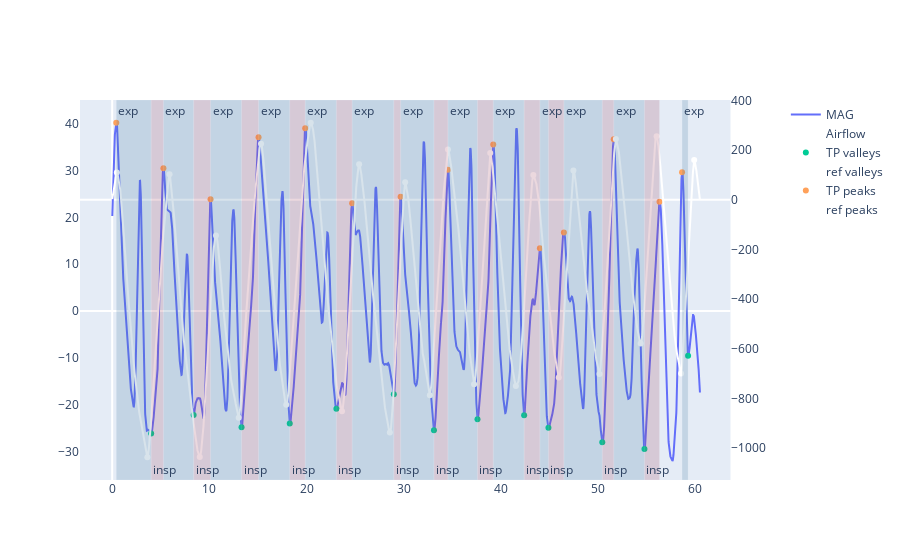

The cell this chart's notebook holds for it:
### Code cell
plot_resp_param(data, overview, id="1BST", activity="UAL", sensor="MAG")

### Figure 1 — Plotly figure (JSON) as saved in the notebook; plotly's stock layout.template omitted (floating-point values rounded to 4 significant figures; data arrays with more than 128 entries replaced by an {"elided": "..."} marker saying what was removed)
{"data": [{"name": "MAG", "type": "scatter", "x": {"elided": "6048 float values"}, "y": {"elided": "6048 float values"}}, {"line": {"color": "white"}, "name": "Airflow", "type": "scatter", "x": {"elided": "6048 float values"}, "xaxis": "x", "y": {"elided": "6048 float values"}, "yaxis": "y2"}, {"mode": "markers", "name": "TP valleys", "type": "scatter", "x": [4.01, 8.38, 13.31, 18.27, 23.07, 28.98, 33.11, 37.59, 42.39, 44.89, 50.43, 54.77, 59.26], "y": [-26.18, -22.23, -24.86, -24.06, -20.89, -17.81, -25.5, -23.11, -22.27, -24.96, -28.02, -29.49, -9.572]}, {"marker": {"color": "white"}, "mode": "markers", "name": "ref valleys", "type": "scatter", "x": [3.62, 9.01, 13.02, 17.91, 23.65, 28.57, 32.69, 37.24, 41.54, 45.95, 50.14, 54.38, 58.54], "xaxis": "x", "y": [-1038.0, -1036.0, -878.2, -825.9, -852.7, -937.6, -787.4, -743.5, -750.2, -716.2, -702.1, -579.4, -700.2], "yaxis": "y2"}, {"mode": "markers", "name": "TP peaks", "type": "scatter", "x": [0.42, 5.27, 10.12, 15.06, 19.86, 24.69, 29.68, 34.55, 39.21, 44.01, 46.48, 51.61, 56.32, 58.64], "y": [40.22, 30.5, 23.9, 37.13, 39.04, 23.02, 24.41, 30.2, 35.58, 13.42, 16.77, 36.71, 23.31, 29.63]}, {"marker": {"color": "white"}, "mode": "markers", "name": "ref peaks", "type": "scatter", "x": [0.48, 5.9, 10.68, 15.32, 20.43, 25.41, 30.15, 34.55, 38.9, 43.34, 47.46, 51.83, 56.02, 59.89], "xaxis": "x", "y": [110.4, 103.1, -143.8, 226.2, 310.8, 143.8, 71.17, 202.9, 189.0, 100.3, 118.1, 245.0, 256.1, 160.2], "yaxis": "y2"}, {"mode": "markers", "name": "FN valleys", "type": "scatter", "x": [], "y": []}, {"mode": "markers", "name": "FN peaks", "type": "scatter", "x": [], "y": []}], "layout": {"annotations": [{"showarrow": false, "text": "exp", "x": 0.42, "xanchor": "left", "xref": "x", "y": 1, "yanchor": "top", "yref": "y domain"}, {"showarrow": false, "text": "exp", "x": 5.27, "xanchor": "left", "xref": "x", "y": 1, "yanchor": "top", "yref": "y domain"}, {"showarrow": false, "text": "exp", "x": 10.12, "xanchor": "left", "xref": "x", "y": 1, "yanchor": "top", "yref": "y domain"}, {"showarrow": false, "text": "exp", "x": 15.06, "xanchor": "left", "xref": "x", "y": 1, "yanchor": "top", "yref": "y domain"}, {"showarrow": false, "text": "exp", "x": 19.86, "xanchor": "left", "xref": "x", "y": 1, "yanchor": "top", "yref": "y domain"}, {"showarrow": false, "text": "exp", "x": 24.69, "xanchor": "left", "xref": "x", "y": 1, "yanchor": "top", "yref": "y domain"}, {"showarrow": false, "text": "exp", "x": 29.68, "xanchor": "left", "xref": "x", "y": 1, "yanchor": "top", "yref": "y domain"}, {"showarrow": false, "text": "exp", "x": 34.55, "xanchor": "left", "xref": "x", "y": 1, "yanchor": "top", "yref": "y domain"}, {"showarrow": false, "text": "exp", "x": 39.21, "xanchor": "left", "xref": "x", "y": 1, "yanchor": "top", "yref": "y domain"}, {"showarrow": false, "text": "exp", "x": 44.01, "xanchor": "left", "xref": "x", "y": 1, "yanchor": "top", "yref": "y domain"}, {"showarrow": false, "text": "exp", "x": 46.48, "xanchor": "left", "xref": "x", "y": 1, "yanchor": "top", "yref": "y domain"}, {"showarrow": false, "text": "exp", "x": 51.61, "xanchor": "left", "xref": "x", "y": 1, "yanchor": "top", "yref": "y domain"}, {"showarrow": false, "text": "exp", "x": 58.64, "xanchor": "left", "xref": "x", "y": 1, "yanchor": "top", "yref": "y domain"}, {"showarrow": false, "text": "insp", "x": 4.01, "xanchor": "left", "xref": "x", "y": 0, "yanchor": "bottom", "yref": "y domain"}, {"showarrow": false, "text": "insp", "x": 8.38, "xanchor": "left", "xref": "x", "y": 0, "yanchor": "bottom", "yref": "y domain"}, {"showarrow": false, "text": "insp", "x": 13.31, "xanchor": "left", "xref": "x", "y": 0, "yanchor": "bottom", "yref": "y domain"}, {"showarrow": false, "text": "insp", "x": 18.27, "xanchor": "left", "xref": "x", "y": 0, "yanchor": "bottom", "yref": "y domain"}, {"showarrow": false, "text": "insp", "x": 23.07, "xanchor": "left", "xref": "x", "y": 0, "yanchor": "bottom", "yref": "y domain"}, {"showarrow": false, "text": "insp", "x": 28.98, "xanchor": "left", "xref": "x", "y": 0, "yanchor": "bottom", "yref": "y domain"}, {"showarrow": false, "text": "insp", "x": 33.11, "xanchor": "left", "xref": "x", "y": 0, "yanchor": "bottom", "yref": "y domain"}, {"showarrow": false, "text": "insp", "x": 37.59, "xanchor": "left", "xref": "x", "y": 0, "yanchor": "bottom", "yref": "y domain"}, {"showarrow": false, "text": "insp", "x": 42.39, "xanchor": "left", "xref": "x", "y": 0, "yanchor": "bottom", "yref": "y domain"}, {"showarrow": false, "text": "insp", "x": 44.89, "xanchor": "left", "xref": "x", "y": 0, "yanchor": "bottom", "yref": "y domain"}, {"showarrow": false, "text": "insp", "x": 50.43, "xanchor": "left", "xref": "x", "y": 0, "yanchor": "bottom", "yref": "y domain"}, {"showarrow": false, "text": "insp", "x": 54.77, "xanchor": "left", "xref": "x", "y": 0, "yanchor": "bottom", "yref": "y domain"}], "shapes": [{"fillcolor": "#4179A0", "line": {"color": "white", "width": 0.2}, "opacity": 0.2, "type": "rect", "x0": 0.42, "x1": 4.01, "xref": "x", "y0": 0, "y1": 1, "yref": "y domain"}, {"fillcolor": "#4179A0", "line": {"color": "white", "width": 0.2}, "opacity": 0.2, "type": "rect", "x0": 5.27, "x1": 8.38, "xref": "x", "y0": 0, "y1": 1, "yref": "y domain"}, {"fillcolor": "#4179A0", "line": {"color": "white", "width": 0.2}, "opacity": 0.2, "type": "rect", "x0": 10.12, "x1": 13.31, "xref": "x", "y0": 0, "y1": 1, "yref": "y domain"}, {"fillcolor": "#4179A0", "line": {"color": "white", "width": 0.2}, "opacity": 0.2, "type": "rect", "x0": 15.06, "x1": 18.27, "xref": "x", "y0": 0, "y1": 1, "yref": "y domain"}, {"fillcolor": "#4179A0", "line": {"color": "white", "width": 0.2}, "opacity": 0.2, "type": "rect", "x0": 19.86, "x1": 23.07, "xref": "x", "y0": 0, "y1": 1, "yref": "y domain"}, {"fillcolor": "#4179A0", "line": {"color": "white", "width": 0.2}, "opacity": 0.2, "type": "rect", "x0": 24.69, "x1": 28.98, "xref": "x", "y0": 0, "y1": 1, "yref": "y domain"}, {"fillcolor": "#4179A0", "line": {"color": "white", "width": 0.2}, "opacity": 0.2, "type": "rect", "x0": 29.68, "x1": 33.11, "xref": "x", "y0": 0, "y1": 1, "yref": "y domain"}, {"fillcolor": "#4179A0", "line": {"color": "white", "width": 0.2}, "opacity": 0.2, "type": "rect", "x0": 34.55, "x1": 37.59, "xref": "x", "y0": 0, "y1": 1, "yref": "y domain"}, {"fillcolor": "#4179A0", "line": {"color": "white", "width": 0.2}, "opacity": 0.2, "type": "rect", "x0": 39.21, "x1": 42.39, "xref": "x", "y0": 0, "y1": 1, "yref": "y domain"}, {"fillcolor": "#4179A0", "line": {"color": "white", "width": 0.2}, "opacity": 0.2, "type": "rect", "x0": 44.01, "x1": 44.89, "xref": "x", "y0": 0, "y1": 1, "yref": "y domain"}, {"fillcolor": "#4179A0", "line": {"color": "white", "width": 0.2}, "opacity": 0.2, "type": "rect", "x0": 46.48, "x1": 50.43, "xref": "x", "y0": 0, "y1": 1, "yref": "y domain"}, {"fillcolor": "#4179A0", "line": {"color": "white", "width": 0.2}, "opacity": 0.2, "type": "rect", "x0": 51.61, "x1": 54.77, "xref": "x", "y0": 0, "y1": 1, "yref": "y domain"}, {"fillcolor": "#4179A0", "line": {"color": "white", "width": 0.2}, "opacity": 0.2, "type": "rect", "x0": 58.64, "x1": 59.26, "xref": "x", "y0": 0, "y1": 1, "yref": "y domain"}, {"fillcolor": "#A0415D", "line": {"color": "white", "width": 0.2}, "opacity": 0.2, "type": "rect", "x0": 4.01, "x1": 5.27, "xref": "x", "y0": 0, "y1": 1, "yref": "y domain"}, {"fillcolor": "#A0415D", "line": {"color": "white", "width": 0.2}, "opacity": 0.2, "type": "rect", "x0": 8.38, "x1": 10.12, "xref": "x", "y0": 0, "y1": 1, "yref": "y domain"}, {"fillcolor": "#A0415D", "line": {"color": "white", "width": 0.2}, "opacity": 0.2, "type": "rect", "x0": 13.31, "x1": 15.06, "xref": "x", "y0": 0, "y1": 1, "yref": "y domain"}, {"fillcolor": "#A0415D", "line": {"color": "white", "width": 0.2}, "opacity": 0.2, "type": "rect", "x0": 18.27, "x1": 19.86, "xref": "x", "y0": 0, "y1": 1, "yref": "y domain"}, {"fillcolor": "#A0415D", "line": {"color": "white", "width": 0.2}, "opacity": 0.2, "type": "rect", "x0": 23.07, "x1": 24.69, "xref": "x", "y0": 0, "y1": 1, "yref": "y domain"}, {"fillcolor": "#A0415D", "line": {"color": "white", "width": 0.2}, "opacity": 0.2, "type": "rect", "x0": 28.98, "x1": 29.68, "xref": "x", "y0": 0, "y1": 1, "yref": "y domain"}, {"fillcolor": "#A0415D", "line": {"color": "white", "width": 0.2}, "opacity": 0.2, "type": "rect", "x0": 33.11, "x1": 34.55, "xref": "x", "y0": 0, "y1": 1, "yref": "y domain"}, {"fillcolor": "#A0415D", "line": {"color": "white", "width": 0.2}, "opacity": 0.2, "type": "rect", "x0": 37.59, "x1": 39.21, "xref": "x", "y0": 0, "y1": 1, "yref": "y domain"}, {"fillcolor": "#A0415D", "line": {"color": "white", "width": 0.2}, "opacity": 0.2, "type": "rect", "x0": 42.39, "x1": 44.01, "xref": "x", "y0": 0, "y1": 1, "yref": "y domain"}, {"fillcolor": "#A0415D", "line": {"color": "white", "width": 0.2}, "opacity": 0.2, "type": "rect", "x0": 44.89, "x1": 46.48, "xref": "x", "y0": 0, "y1": 1, "yref": "y domain"}, {"fillcolor": "#A0415D", "line": {"color": "white", "width": 0.2}, "opacity": 0.2, "type": "rect", "x0": 50.43, "x1": 51.61, "xref": "x", "y0": 0, "y1": 1, "yref": "y domain"}, {"fillcolor": "#A0415D", "line": {"color": "white", "width": 0.2}, "opacity": 0.2, "type": "rect", "x0": 54.77, "x1": 56.32, "xref": "x", "y0": 0, "y1": 1, "yref": "y domain"}], "xaxis": {"anchor": "y", "domain": [0, 0.94], "showgrid": false}, "yaxis": {"anchor": "x", "domain": [0, 1], "showgrid": false}, "yaxis2": {"anchor": "x", "overlaying": "y", "showgrid": false, "side": "right"}}}
